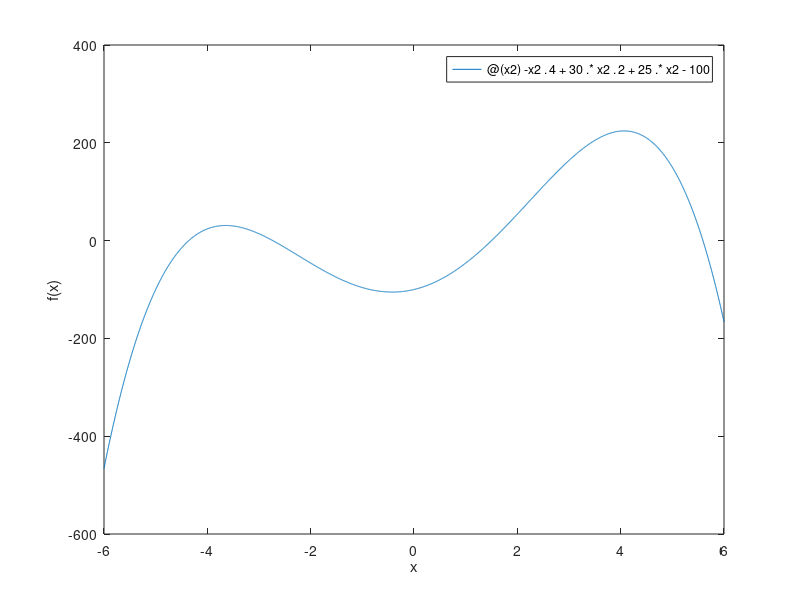

The MATLAB source for this figure:
% Quiz 2, Question 1
%a
    
x1=-6:0.1:6;

fx1 = -x1.^4+30.*(x1.^2)+25.*x1-100

%b
left_int=0;
for n=1:120
left_int = left_int+fx1(n)*0.1;

end
left_int

%c

fx2 = @(x2) -x2.^4+30.*x2.^2+25.*x2-100


%d

fplot(fx2,[-6 6])
xlabel('x')
ylabel('f(x)')